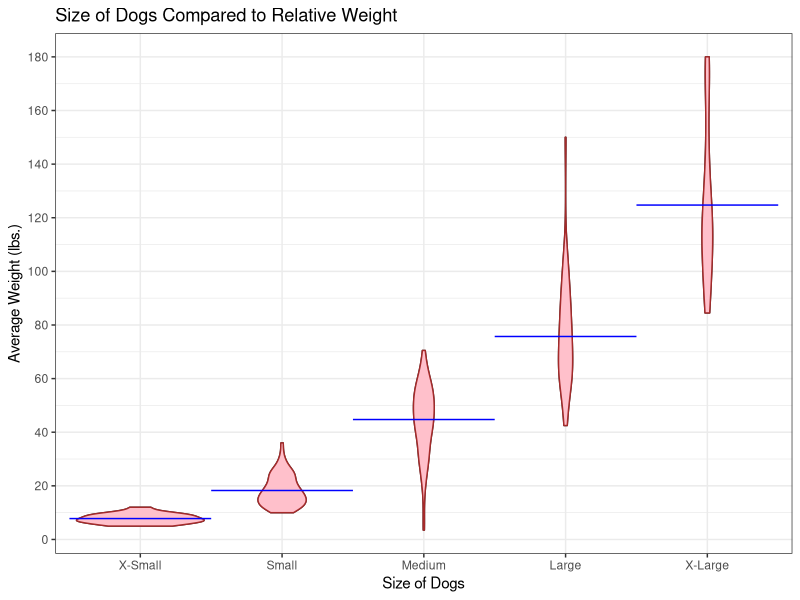
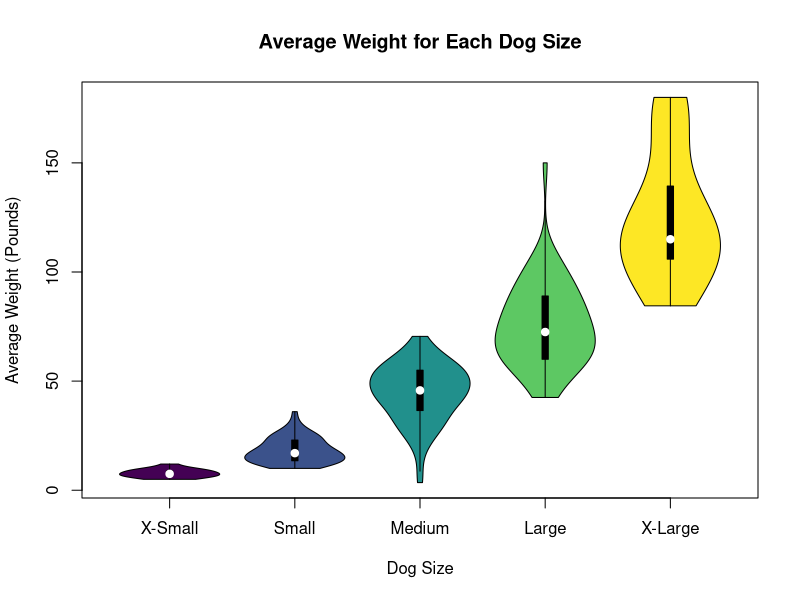

Source code (R) for these figures, in order:
## ---- chunk 1
library(tidyverse)
library(ggplot2)
library(vioplot)
library(viridis)
## ---- chunk 2
library(readr)
AmericanKennelClub.data <- read_csv("AmericanKennelClubBreedsBySize (4).csv")
#View(AmericanKennelClub.data)
## ---- chunk 3
AmericanKennelClub.data$`Size Category` <- factor(AmericanKennelClub.data$`Size Category`, levels = c("X-Small","Small", "Medium", "Large", "X-Large"))

ggplot(AmericanKennelClub.data, aes(x= `Size Category` , y= `Avg Weight (pounds)`)) + 
    geom_violin() + 
    xlab("Size of Dogs") + 
    ylab("Average Weight (lbs.)") + 
    ggtitle("Size of Dogs Compared to Relative Weight") + 
    geom_violin(colour="brown", fill="pink") + 
    stat_summary(fun="mean", geom= "crossbar", width=1, size=0.2, colour="blue") +
    theme_bw() + scale_y_continuous(breaks=seq(0,200,20)) 
  
  vioplot(AmericanKennelClub.data$`Avg Weight (pounds)` ~ AmericanKennelClub.data$`Size Category`,
        pch = 22, 
        col=viridis(5), 
        names=c("X-Small", "Small", "Medium", "Large", "X-Large"), 
        xlab= "Dog Size",
        ylab= "Average Weight (Pounds)", 
        main= "Average Weight for Each Dog Size")
